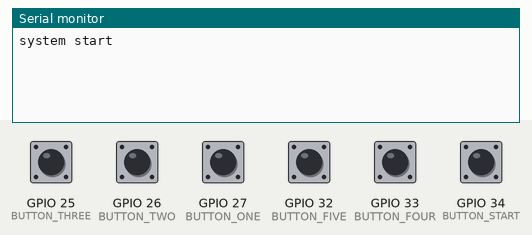
This sketch was run on a simulated ESP32. On the bench: the last lines printed to the serial monitor. The inputs (shaded band) are chosen by the test bench; at power-on: GPIO 25 (BUTTON_THREE), GPIO 26 (BUTTON_TWO), GPIO 27 (BUTTON_ONE), GPIO 32 (BUTTON_FIVE), GPIO 33 (BUTTON_FOUR), GPIO 34 (BUTTON_START) LOW.

Above: at 1.2 s.
1.3 s: GPIO 25 (BUTTON_THREE) pulled HIGH for 0.15 s
At 1.8 s:
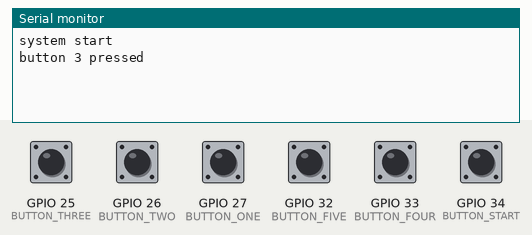
2.9 s: GPIO 34 (BUTTON_START) pulled HIGH for 0.15 s
At 4.1 s:
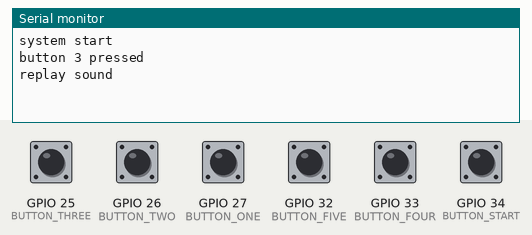
4.5 s: GPIO 26 (BUTTON_TWO) pulled HIGH for 0.15 s
At 5.5 s:
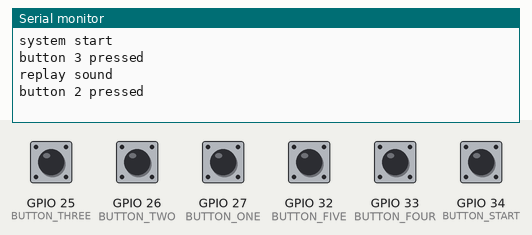
6.1 s: GPIO 27 (BUTTON_ONE) pulled HIGH for 0.15 s
At 6.7 s:
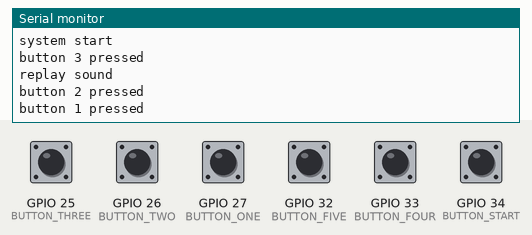
7.7 s: GPIO 32 (BUTTON_FIVE) pulled HIGH for 0.15 s
At 8.9 s:
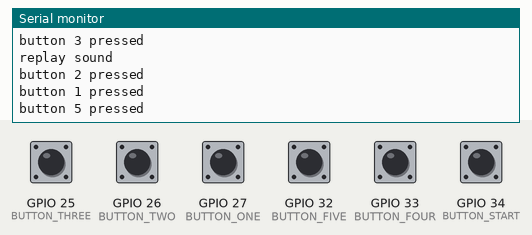
9.3 s: GPIO 33 (BUTTON_FOUR) pulled HIGH for 0.15 s
At 10.3 s:
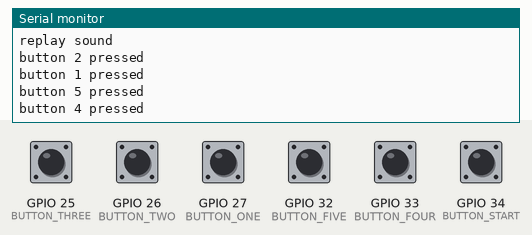
Timing chart, 0 to 11.9 s (numbered marks = the images above; inputs shaded):
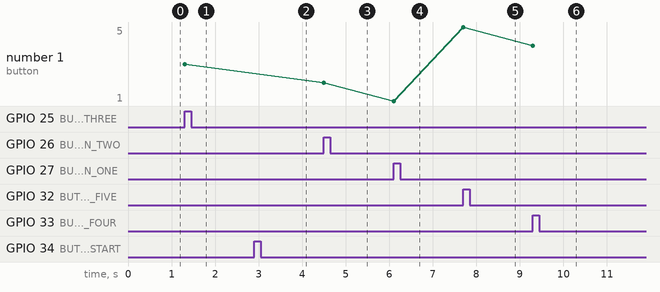

Measured:
- after the input at 1.3 s, the serial monitor: prints a new line at once (image 1)
- after the input at 2.9 s, the serial monitor: prints a new line at once (image 2)
- after the input at 4.5 s, the serial monitor: prints a new line at once (image 3)
- after the input at 6.1 s, the serial monitor: prints a new line at once (image 4)
- after the input at 7.7 s, the serial monitor: prints a new line at once (image 5)
- after the input at 9.3 s, the serial monitor: prints a new line at once (image 6)
- plotted number 1: 3 → 2 after the input at 4.5 s, 2 → 1 after the input at 6.1 s, 1 → 5 after the input at 7.7 s, 5 → 4 after the input at 9.3 s

The sketch:

Buttons_check_code.ino
```cpp
/*
   Using this code you can test your buttons.
   Use the serial monitor to see if your system detects the buttons being pushed

   This code was written by Hannah van Iterson
   Code shiftregister LED control inspired  by:
   https://github.com/NicolasBrondin/flower-player/blob/master/arduino.c

*/

////WITH DEBOUNCE
//#include <ezButton.h>
//#define DEBOUNCE_TIME 50 // the debounce time in millisecond, increase this time if it still chatters
//
//ezButton button(21); // create ezButton object that attach to pin GIOP21
//ezButton BUTTON_START (34);  // GI(O)P 34 pin connected to button (CAREFUL! INPUT ONLY pin, this pin does not give any OUTPUT, so do not use if for that)
//ezButton BUTTON_ONE (27);    // GIOP 27 pin connected to button
//ezButton BUTTON_TWO (26);    // GIOP 26 pin connected to button
//ezButton BUTTON_THREE (25);  // GIOP 25 pin connected to button
//ezButton BUTTON_FOUR (33);   // GIOP 33 pin connected to button
//ezButton BUTTON_FIVE (32);   // GIOP 32 pin connected to button

//WITHOUT DEBOUNCE
int BUTTON_START = 34;  // GI(O)P 34 pin connected to button (CAREFUL! INPUT ONLY pin, this pin does not give any OUTPUT, so do not use if for that)
int BUTTON_ONE = 27;    // GIOP 27 pin connected to button
int BUTTON_TWO = 26;    // GIOP 26 pin connected to button
int BUTTON_THREE = 25;  // GIOP 25 pin connected to button
int BUTTON_FOUR = 33;   // GIOP 33 pin connected to button
int BUTTON_FIVE = 32;   // GIOP 32 pin connected to button

void setup() {
  Serial.begin(9600);

  //With debounce
// BUTTON_START.setDebounceTime(DEBOUNCE_TIME); // set debounce time to 50 milliseconds
//  BUTTON_ONE.setDebounceTime(DEBOUNCE_TIME); // set debounce time to 50 milliseconds
//  button3.setDebounceTime(DEBOUNCE_TIME); // set debounce time to 50 milliseconds


  //Without debounce
  // initialize the pushbutton pin as an input
  pinMode(BUTTON_ONE, INPUT);
  pinMode(BUTTON_TWO, INPUT);
  pinMode(BUTTON_THREE, INPUT);
  pinMode(BUTTON_FOUR, INPUT);
  pinMode(BUTTON_FIVE, INPUT);
  pinMode(BUTTON_START, INPUT);

  Serial.println("system start");
}

void loop() {
  //Only for if Debounce = true
//  button1.loop(); // MUST call the loop() function first
//  button2.loop(); // MUST call the loop() function first
//  button3.loop(); // MUST call the loop() function first


//    Serial.println("we have entered the loop");
checkButton ();

}

void checkButton (){
  int answerOne = digitalRead(BUTTON_ONE);
  int answerTwo = digitalRead(BUTTON_TWO);
  int answerThree = digitalRead(BUTTON_THREE);
  int answerFour = digitalRead(BUTTON_FOUR);
  int answerFive = digitalRead(BUTTON_FIVE);
  int replayQuestion = digitalRead(BUTTON_START);

  if(answerOne == 1){
    Serial.println ("button 1 pressed");
    delay(500);                             //delay to prevent sending a lot of the same answers
  }
    if(answerTwo == 1){
    Serial.println ("button 2 pressed");
    delay(500);                             //delay to prevent sending a lot of the same answers
  }
    if(answerThree == 1){
    Serial.println ("button 3 pressed");
    delay(500);                             //delay to prevent sending a lot of the same answers
  }
    if(answerFour == 1){
    Serial.println ("button 4 pressed");
    delay(500);                             //delay to prevent sending a lot of the same answers
  }
    if(answerFive == 1){
    Serial.println ("button 5 pressed");
    delay(500);                             //delay to prevent sending a lot of the same answers
  }
    if(replayQuestion == 1){
    Serial.println ("replay sound");
    delay(500);                             //delay to prevent sending a lot of the same answers
  }
}
```
